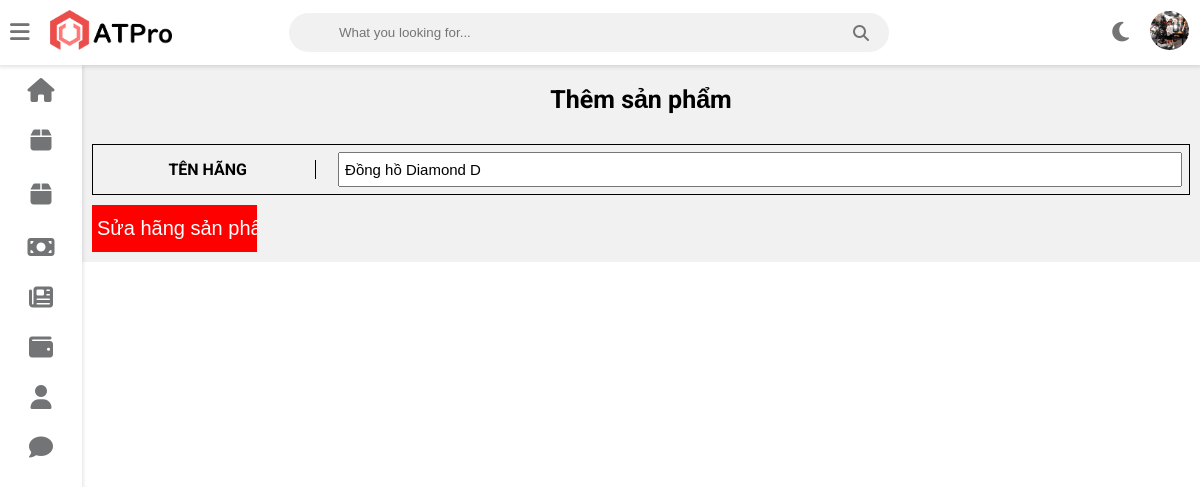
Screenshot of /admin/admin_hang_sua.php?id=3 (signed in) with the database file from the repository.
### tables this page shows
CREATE TABLE `nhanvien` (
  `ID` int(11) NOT NULL,
  `hoten` varchar(233) NOT NULL,
  `sdt` int(15) NOT NULL,
  `diachi` varchar(233) NOT NULL,
  `email` varchar(233) NOT NULL,
  `anh` varchar(500) NOT NULL,
  `date` date NOT NULL,
  `sex` tinyint(1) NOT NULL,
  `chucvu` varchar(500) NOT NULL
);

CREATE TABLE `hang` (
  `ID_hang` int(10) NOT NULL,
  `tenhang` varchar(255) NOT NULL
);

### admin/admin_hang_sua.php (the view, shortened to what this page needs)
<?php include"./admin_header.php";?>
	<link rel="stylesheet" href="./CSS/admin_sanpham_them.css">
	<?php
			if(isset($_GET["id"]))
			{
				$id=$_GET["id"];
				$sql="SELECT * FROM `hang` WHERE ID_hang='$id'";
				$query=mysqli_query($conn, $sql);
				$row=mysqli_fetch_assoc($query);
			}
			?>
    <div class="wrapper">
        <div class="mainRight">
            <h2 class="mainRight_tittle">Thêm sản phẩm</h2>
            <form action="" method="POST" class="mainRight_form" enctype="multipart/form-data">
                <div class="mainRight_form_item">
                    <p>tên hãng</p>
                    <input type="text" name="tenhang" value="<?php echo $row["tenhang"];?>">
                </div>
                <input class="mainRight_form_btn" type="submit" value="Sửa hãng sản phẩm" name="suahang">
            </form>
        </div>
    </div>
	<?php include"./admin_footer.php";?>

### admin/admin_header.php (shortened to what this page needs)
<?php
include "./connect/connect.php";
?>
<!DOCTYPE html>
<html>
<head>
	<link rel="stylesheet" href="https://cdnjs.cloudflare.com/ajax/libs/font-awesome/5.15.4/css/all.min.css">
	<link rel="stylesheet" type="text/css" href="https://cdnjs.cloudflare.com/ajax/libs/Chart.js/2.9.3/Chart.min.css">
	<link rel="stylesheet" type="text/css" href="https://cdnjs.cloudflare.com/ajax/libs/font-awesome/6.1.1/css/all.min.css">
	<link rel="stylesheet" type="text/css" href="style.css">
</head>
<body class="overlay-scrollbar">
	<div class="navbar">
		<ul class="navbar-nav">
			<li class="nav-item">
				<a class="nav-link">
					<i class="fas fa-bars" onclick="collapseSidebar()"></i>
				</a>
			</li>
			<li class="nav-item">
				<img src="assets/AT-pro-black.png" alt="ATPro logo" class="logo logo-light">
			</li>
		</ul>
		<form class="navbar-search">
			<input type="text" name="Search" class="navbar-search-input" placeholder="What you looking for...">
			<i class="fas fa-search"></i>
		</form>
		<ul class="navbar-nav nav-right">
			<li class="nav-item mode">
				<a class="nav-link" href="#" onclick="switchTheme()">
					<i class="fas fa-moon dark-icon"></i>
				</a>
			</li>
			<li class="nav-item avt-wrapper">
				<div class="avt dropdown">
				<?php
				if(isset($_SESSION["login_nhanvien"]))
				{
					$hoten_nhanvien=$_SESSION["login_nhanvien"];
					$sql_login="SELECT * FROM `nhanvien` WHERE hoten= '$hoten_nhanvien'";
					$query_nhanvien=mysqli_query($conn, $sql_login);
					$row_nhanvien=mysqli_fetch_assoc($query_nhanvien);
				}
				?>
					<img src="./avatar/<?php echo $row_nhanvien["anh"];?>" alt="User image" class="dropdown-toggle" data-toggle="user-menu">
				</div>
			</li>
		</ul>
	</div>
	<div class="sidebar">
		<ul class="sidebar-nav">
			<li class="sidebar-nav-item">
				<a href="./admin_home.php" class="sidebar-nav-link">
					<div>
						<i class="fa-solid fa-house"></i>
					</div>
				</a>
			</li>
			<li class="sidebar-nav-item">
				<a href="./admin_sanpham.php" class="sidebar-nav-link">
					<div>
						<i class="fa-solid fa-box"></i>
					</div>
				</a>
			</li>
			<li class="sidebar-nav-item">
				<a href="./admin_hang.php" class="sidebar-nav-link">
					<div>
						<i class="fa-solid fa-box"></i>
					</div>
				</a>
			</li>
			<li  class="sidebar-nav-item">
				<a href="./admin_donhang.php" class="sidebar-nav-link">
					<div>
						<i class="fa-solid fa-money-bill"></i>
					</div>
				</a>
			</li>
			<li  class="sidebar-nav-item">
				<a href="./admin_tintuc.php" class="sidebar-nav-link">
					<div>
					<i class="fa-solid fa-newspaper"></i>
					</div>
				</a>
			</li>
			<li  class="sidebar-nav-item">
				<a href="./admin_doanhthu.php" class="sidebar-nav-link">
					<div>
						<i class="fa-solid fa-wallet"></i>
					</div>
				</a>
			</li>
			<li  class="sidebar-nav-item">
				<a href="./admin_nhanvien.php" class="sidebar-nav-link">
					<div>
						<i class="fa-solid fa-user"></i>
					</div>
				</a>
			</li>
			<li  class="sidebar-nav-item">
				<a href="./admin_lienhe.php" class="sidebar-nav-link">
					<div>
						<i class="fa-solid fa-comment"></i>
					</div>
				</a>
			</li>
		</ul>
	</div>

### admin/style.css (style rules this page uses)
:root { --primary-color: #4834d4; --success-color: #6ab04c; --warning-color: #f0932b; --danger-color: #eb4d4b; --light-color: #212529; --light-second-color: #727475; --light-background: #ffffff; --light-second-background: #f1f1f1; --dark-color: #909090; --dark-second-color: #f5f6fa; --dark-background: #23242D; --dark-second-background: #181818; }
.light { --main-bg-color: var(--light-background); --second-bg-color: var(--light-second-background); --main-color: var(--light-color); --second-color: var(--light-second-color); }
* { box-sizing: border-box; }
body { font-family: 'Roboto', sans-serif; background: var(--main-bg-color); color: var(--main-color); margin: 0; }
.navbar { display: flex; flex-direction: row; background: var(--main-bg-color); color: var(--main-color); position: fixed; top: 0; right: 0; left: 0; z-index: 101; box-shadow: rgba(0,0,0,0.12) 0px 1px 4px 1px; }
.navbar-nav { list-style: none; display: flex; flex-direction: row; padding-left: 0; margin-bottom: 0; margin-top: 0; }
.nav-link { float: left; text-align: center; padding: 21px 10px; text-decoration: none; font-size: 17px; color: var(--second-color); position: relative; }
.navbar-nav i { font-size: 1.4rem; }
.nav-right { margin-left: auto; }
.navbar-search { position: relative; margin: auto; width: 50%; }
.navbar-search input { background: var(--second-bg-color); border: none; padding: 12px 50px 12px 50px; width: 100%; outline: none; color: var(--main-color); border-radius: 20px; }
.navbar-search i { position: absolute; top: 50%; right: 20px; transform: translateY(-50%); color: var(--second-color); cursor: pointer; }
.logo { height: 60px; padding: 10px; }
.avt img { width: 39px; height: 39px; border-radius: 50%; }
.avt { padding: 11px }
.dropdown { position: relative; }
.wrapper { padding: 10px; margin-left: 82px; padding-top: 75px; background: var(--second-bg-color); transition: margin-left .5s; }
.sidebar { width: 82px; height: 100vh; position: fixed; margin-top: 65px; background: var(--main-bg-color); box-shadow: rgba(0,0,0,0.12) 0px 1px 4px 1px; overflow: hidden; z-index: 100; transition: width .5s; }
.sidebar-nav { list-style: none; padding: 0; margin: 0; display: flex; flex-direction: column; align-items: center; height: 100vh; }
.sidebar-nav-item { width: 100%; }
.sidebar-nav-link { display: flex; align-items: center; color: var(--main-color); text-decoration: none; }
.sidebar-nav-link i { font-size: 1.5rem; color: var(--second-color); position: absolute; left: 50%; top: 50%; transform: translate(-50%, -50%); }
.sidebar-nav-link div { min-width: 82px; height: 50px; position: relative; }

### admin/CSS/admin_sanpham_them.css (style rules this page uses)
* { padding: 0; margin: 0; }
.mainRight_tittle { width: 100%; text-align: center; font-size: 25px; padding: 10px 0px; margin-bottom: 20px; color: black; }
.mainRight_form { width: 100%; }
.mainRight_form_item { width: 100%; display: flex; justify-content: space-between; align-items: center; border: 1px solid black; padding: 7px; margin-bottom: 10px; }
.mainRight_form_item p { width: 20%; text-align: center; font-size: 16px; color: black; text-transform: uppercase; font-weight: 700; border-right: 1px solid black; }
.mainRight_form_item input { width: 78%; padding: 7px 5px; font-size: 15px; outline: none; }
.mainRight_form_btn { width: 15%; padding: 12px 5px; font-size: 20px; color: white; background-color: red; border: none; }

### rows the page displays
nhanvien: anh (picture)
hang: tenhang "Đồng hồ Diamond D"
